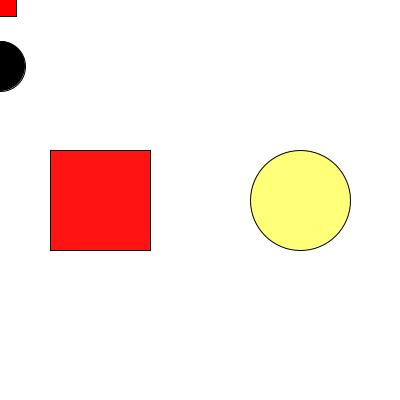
Frame 1 (no input)
Frame 60 (the mouse pressed at the canvas centre just before this capture): identical to frame 1, image omitted
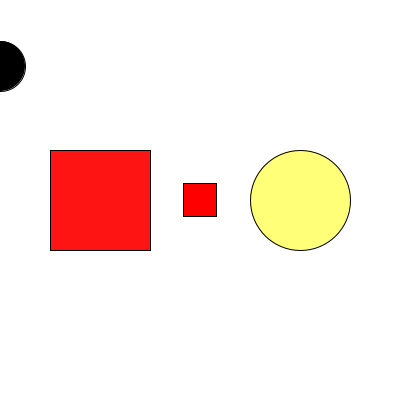
Frame 120 (the mouse held since frame 60 and released just before this capture)

The Processing sketch that drew these frames (run headless with seeded random() and noise(); from frame 60 on, the mouse is pressed at the canvas centre):

// Processing sketch: condicionales
// ── condicionales.pde
//if = si...
//else = sino

/*
 
 COMPARADORES
 
 > mayor que
 
 < menor que 
 
 >= mayor o igual
 
 <= mayor o igual
 
 == igual
 
 */


float posX;

float direccion = 0;

boolean estoyEnEl1;

color colorDelBoton = color(255, 20, 20);
color colorDelBotonCircular = color(255, 255, 120);
color colorDelCirculoEnMovimiento = color(0);
void setup() {

  size(400, 400);
  rectMode(CENTER);
  // Ya viene por defecto:
  ellipseMode(CENTER);
}

//OPERADORES LOGICOS
// && "y"
// || "o"

void draw() {

  background(255);
  fill(255, 0, 0);
  rect(mouseX, mouseY, width/12, height/12);

  fill(colorDelCirculoEnMovimiento);
  circle(posX += direccion, height/6, width/8);

  fill(colorDelBoton);
  rect(width/4, height/2, width/4, height/4);

  fill(colorDelBotonCircular);
  circle(width-width/4, height/2, width/4);

  if (posX >= width && direccion == 1) {
    direccion *= -1;
  }
  if (posX <= 0 && direccion == -1) {
    direccion *= -1;
  }
}
void mouseClicked() {
  // CLICK BOTON IZC / RECTANGULAR
  if (mouseX >=  width/8 
    && mouseX <= width/4 + width/8
    && mouseY >= height/2 - height/8
    && mouseY <= height/2 + height/8) {
    println("click 1");
    direccion = -1;
  }

  if (dist(mouseX, mouseY, width-width/4, height/2) <= width/8) {
    println("click 2");
    direccion = 1;
  }
}
void mouseMoved() {

  if (mouseX >=  width/8 
    && mouseX <= width/4 + width/8
    && mouseY >= height/2 - height/8
    && mouseY <= height/2 + height/8) {
    colorDelBoton = color(255, 120, 120);
    estoyEnEl1 = true;
  } else {
    colorDelBoton = color(255, 20, 20);
    estoyEnEl1 = false;
  }

  line(mouseX, mouseY, width-width/4, height/2);

  if (dist(mouseX, mouseY, width-width/4, height/2) <= width/8) {
    colorDelBotonCircular = color(255, 255, 120);
  } else {
    colorDelBotonCircular = color(20, 255, 20);
  }



  if (dist(mouseX, mouseY, posX, height/6 ) <= width/8) {

    println("Estoy en el circulo");
    colorDelCirculoEnMovimiento = color(0, 0, 255);
    direccion *= -1;
  } else {
    println("no estoy");
    colorDelCirculoEnMovimiento = color(0);
  }
}
